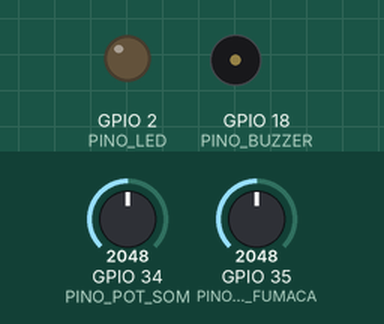
A program run on a simulated ESP32. Shown: output pins drawn as LEDs (lit = HIGH), buzzer (waves = sounding). The test bench sets the inputs (shaded band); at power-on: GPIO 34 (PINO_POT_SOM) = 2048, GPIO 35 (PINO_POT_FUMACA) = 2048. WiFi joins after 1.5 s; servers stay silent unless stated; the local clock reads 2024-03-15 10:24:30 at power-on unless the program sets it; not simulated (calls return 0 or success): secrets.h; what the program prints to the serial monitor is not drawn.

Above: at 2.8 s.
2.9 s: GPIO 34 (PINO_POT_SOM) set to 3446
4.4 s: GPIO 34 (PINO_POT_SOM) set to 3570
At 4.98 s:
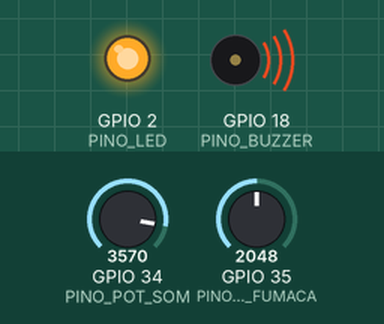
7.4 s: GPIO 34 (PINO_POT_SOM) set to 3460
At 8.0 s:
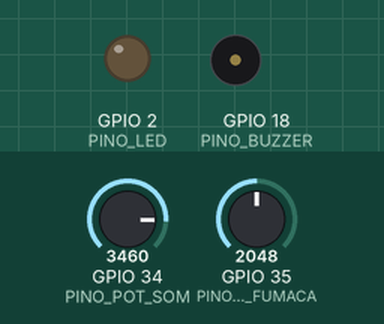
8.9 s: GPIO 34 (PINO_POT_SOM) set to 3540
At 9.5 s:
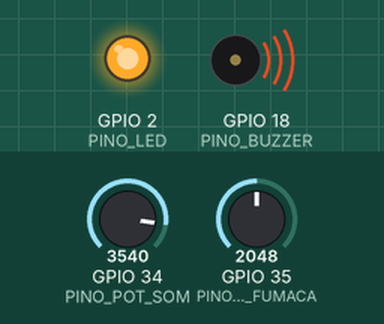
Timing chart, 0 to 12.9 s (numbered marks = the images above; inputs shaded):
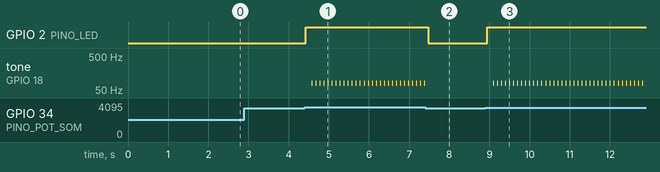

Measured:
- the behaviour switches between 3500 and 3501 on GPIO 34 (PINO_POT_SOM) (found by bisection; images 0 and 1)
- after the input at 2.9 s, every drawn part: stays the same
- after the input at 4.4 s, GPIO 2 (PINO_LED): LOW → HIGH at once; tone on GPIO 18 (PINO_BUZZER): alternates 80 Hz for 0.02 s and silent for 0.09 s, starting after 0.17 s
- after the input at 7.4 s, GPIO 2 (PINO_LED): HIGH → LOW after 0.08 s; tone on GPIO 18 (PINO_BUZZER): stops changing and stays silent
- after the input at 8.9 s, GPIO 2 (PINO_LED): LOW → HIGH at once; tone on GPIO 18 (PINO_BUZZER): alternates 80 Hz for 0.02 s and silent for 0.09 s, starting after 0.19 s

The program:

main.cpp
```cpp
#include <Arduino.h>
#include <WiFi.h>
#include <Firebase_ESP_Client.h>
#include "time.h"
#include "addons/TokenHelper.h"
#include "addons/RTDBHelper.h"
#include "secrets.h"

#define ID_SENSOR 1

String DEVICE_ID;
String DEVICE_NAME;
String GEO_LOC;

#define FIREBASE_HOST FIREBASE_HOST_REAL
#define FIREBASE_AUTH FIREBASE_AUTH_REAL
#define WIFI_SSID WIFI_SSID_REAL
#define WIFI_PASSWORD WIFI_PASSWORD_REAL

#define PINO_POT_SOM    34
#define PINO_POT_FUMACA 35
#define PINO_BUZZER     18
#define PINO_LED        2

#define THRESHOLD_SOM    3500
#define THRESHOLD_FUMACA 2500
#define HEARTBEAT_TIME   30000

unsigned long lastHeartbeatTime = 0;
bool alertaSomAtivo = false;
bool alertaFogoAtivo = false;

FirebaseData fbdo;
FirebaseAuth auth;
FirebaseConfig config;

void configurarIdentidade() {
  if (ID_SENSOR == 1) {
    DEVICE_ID = "sensor_chapada_01";
    DEVICE_NAME = "Sensor Norte - Crato";
    GEO_LOC = "-7.249, -39.496";
  } else {
    DEVICE_ID = "sensor_chapada_02";
    DEVICE_NAME = "Sensor Sul - Barbalha";
    GEO_LOC = "-7.365, -39.295";
  }
  Serial.print(">>> IDENTIDADE CARREGADA: ");
  Serial.println(DEVICE_NAME);
}

void setup() {
  Serial.begin(115200);
  configurarIdentidade();

  pinMode(PINO_POT_SOM, INPUT);
  pinMode(PINO_POT_FUMACA, INPUT);
  pinMode(PINO_BUZZER, OUTPUT);
  pinMode(PINO_LED, OUTPUT);

  Serial.print("Conectando ao Wi-Fi: ");
  Serial.println(WIFI_SSID);
  WiFi.begin(WIFI_SSID, WIFI_PASSWORD);
  while (WiFi.status() != WL_CONNECTED) {
    Serial.print(".");
    delay(300);
  }
  Serial.println("\nConectado! IP: ");
  Serial.println(WiFi.localIP());

  config.host = FIREBASE_HOST;
  config.signer.tokens.legacy_token = FIREBASE_AUTH;
  Firebase.begin(&config, &auth);
  Firebase.reconnectWiFi(true);

  configTime(-3 * 3600, 0, "pool.ntp.org");
  Serial.println("Relógio sincronizado.");

  char timeString[20];
  struct tm timeinfo;
  if(getLocalTime(&timeinfo)){
    strftime(timeString, sizeof(timeString), "%Y-%m-%dT%H:%M:%S", &timeinfo);

    FirebaseJson statusJson;
    statusJson.set("last_seen", timeString);
    statusJson.set("nome", DEVICE_NAME);
    statusJson.set("bateria", "100%");

    String path = "/status/";
    path += DEVICE_ID;

    if(Firebase.RTDB.setJSON(&fbdo, path, &statusJson)){
       Serial.print(">>> Primeiro Heartbeat enviado para: ");
       Serial.println(path);
    }
  }
  lastHeartbeatTime = millis();
}

void somHelicoptero() {
  tone(PINO_BUZZER, 80);
  delay(15);
  noTone(PINO_BUZZER);
  delay(35);
}

void somSirene() {
  for (int freq = 500; freq < 1200; freq += 20) {
    tone(PINO_BUZZER, freq); delay(2);
  }
  for (int freq = 1200; freq > 500; freq -= 20) {
    tone(PINO_BUZZER, freq); delay(2);
  }
}

void enviarAlerta(const char* tipo, const char* timeString, float confianca) {
  Serial.println("--- ALERTA ---");
  Serial.print("Origem: ");
  Serial.println(DEVICE_NAME);

  FirebaseJson json;
  json.set("sensor_id", DEVICE_ID);
  json.set("nome_sensor", DEVICE_NAME);
  json.set("tipo_som_detectado", tipo);
  json.set("geoloc", GEO_LOC);
  json.set("data_hora", timeString);
  json.set("nivel_confianca", confianca);
  json.set("status", "novo");

  if (Firebase.RTDB.pushJSON(&fbdo, "/alertas", &json)) {
    Serial.println(">> Sucesso: Enviado para a nuvem!");
  } else {
    Serial.printf(">> Erro: %s\n", fbdo.errorReason().c_str());
  }
  Serial.println("--------------");
}

void loop() {
  char timeString[20] = "ERRO_NTP";
  struct tm timeinfo;
  if(getLocalTime(&timeinfo)){
    strftime(timeString, sizeof(timeString), "%Y-%m-%dT%H:%M:%S", &timeinfo);
  }

  if (millis() - lastHeartbeatTime > HEARTBEAT_TIME) {
    lastHeartbeatTime = millis();
    FirebaseJson statusJson;
    statusJson.set("last_seen", timeString);
    statusJson.set("nome", DEVICE_NAME);
    statusJson.set("bateria", "100%");

    String path = "/status/";
    path += DEVICE_ID;

    Firebase.RTDB.setJSON(&fbdo, path, &statusJson);
    Serial.print("Heartbeat enviado de: ");
    Serial.println(DEVICE_NAME);
  }

  int valorSom = analogRead(PINO_POT_SOM);
  int valorFumaca = analogRead(PINO_POT_FUMACA);

  if (valorSom > THRESHOLD_SOM) {
    if (!alertaSomAtivo) {
      alertaSomAtivo = true;
      digitalWrite(PINO_LED, HIGH);
      float conf = map(valorSom, THRESHOLD_SOM, 4095, 70, 99) / 100.0;
      enviarAlerta("Motosserra", timeString, conf);
    }
    somHelicoptero();
  } else {
    alertaSomAtivo = false;
  }

  if (valorFumaca > THRESHOLD_FUMACA) {
    if (!alertaFogoAtivo) {
      alertaFogoAtivo = true;
      digitalWrite(PINO_LED, HIGH);
      float conf = map(valorFumaca, THRESHOLD_FUMACA, 4095, 80, 100) / 100.0;
      enviarAlerta("Queimada Detectada", timeString, conf);
    }
    somSirene();
  } else {
    alertaFogoAtivo = false;
  }

  if (!alertaSomAtivo && !alertaFogoAtivo) {
    digitalWrite(PINO_LED, LOW);
    noTone(PINO_BUZZER);
  }

  delay(50);
}
```
